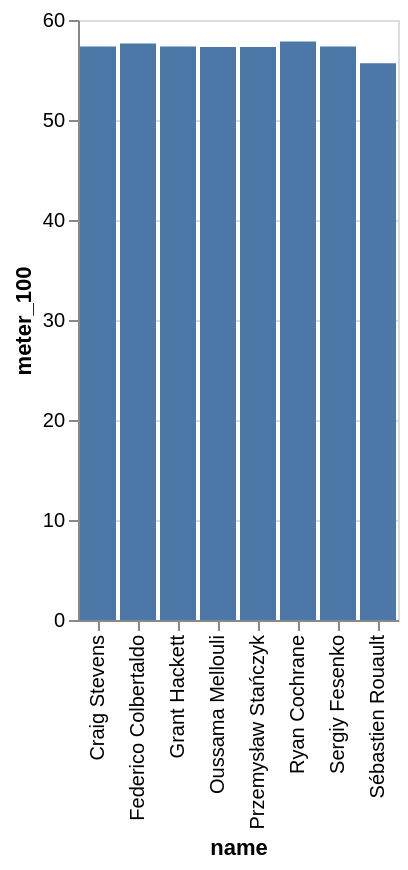

Write the Vega-Lite specification saved for this chart.
### Vega-Lite specification from a JSON file in a GitHub repository (floating-point values rounded to 4 significant figures)
{"data": {"values": [{"x_data": "Craig Stevens", "y_data": 57.35}, {"x_data": "Federico Colbertaldo", "y_data": 57.66}, {"x_data": "Grant Hackett", "y_data": 57.34}, {"x_data": "Oussama Mellouli", "y_data": 57.31}, {"x_data": "Przemysław Stańczyk", "y_data": 57.31}, {"x_data": "Ryan Cochrane", "y_data": 57.84}, {"x_data": "Sergiy Fesenko", "y_data": 57.34}, {"x_data": "Sébastien Rouault", "y_data": 55.67}]}, "mark": "bar", "encoding": {"x": {"field": "x_data", "type": "nominal", "title": "name", "sort": "ascending"}, "y": {"field": "y_data", "type": "quantitative", "title": "meter_100"}}}
